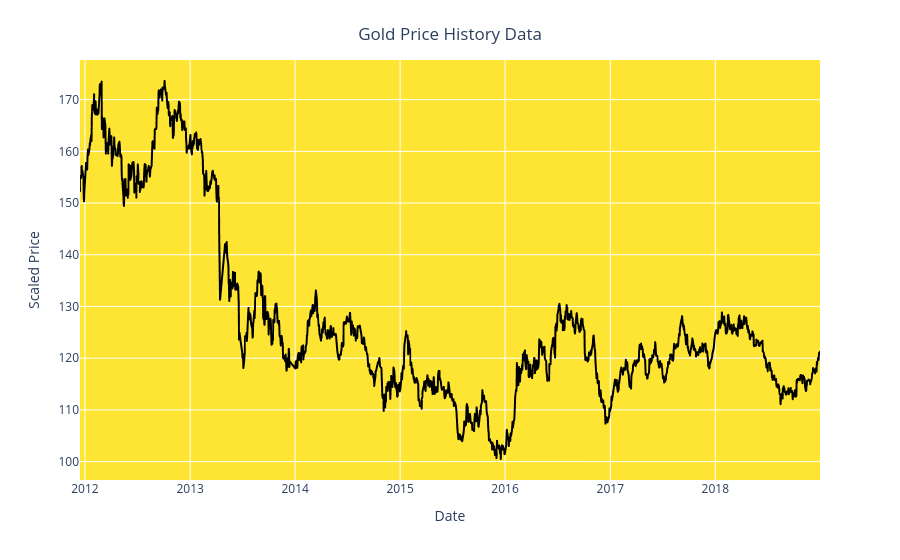

Write notebook code for a chart like this one.
### Markdown cell above
# Step 5: Visualizing Gold Price History Data

__Interactive Gold Price Chart:__

### Code cell
fig = px.line(y=df.Price, x=df.Date)
fig.update_traces(line_color='black') 
fig.update_layout(xaxis_title="Date", 
                  yaxis_title="Scaled Price",
                  title={'text': "Gold Price History Data", 'y':0.95, 'x':0.5, 'xanchor':'center', 'yanchor':'top'},
                  plot_bgcolor='rgba(255,223,0,0.8)')

### Figure 1 — Plotly figure (JSON) as saved in the notebook; plotly's stock layout.template omitted (floating-point values rounded to 4 significant figures; data arrays with more than 128 entries replaced by an {"elided": "..."} marker saying what was removed)
{"data": [{"hovertemplate": "x=%{x}<br>y=%{y}<extra></extra>", "legendgroup": "", "line": {"color": "black", "dash": "solid"}, "marker": {"symbol": "circle"}, "mode": "lines", "name": "", "showlegend": false, "x": {"elided": "1718 str values"}, "xaxis": "x", "y": {"elided": "1718 float values"}, "yaxis": "y", "type": "scattergl"}], "layout": {"xaxis": {"anchor": "y", "domain": [0.0, 1.0], "title": {"text": "Date"}}, "yaxis": {"anchor": "x", "domain": [0.0, 1.0], "title": {"text": "Scaled Price"}}, "legend": {"tracegroupgap": 0}, "margin": {"t": 60}, "title": {"text": "Gold Price History Data", "y": 0.95, "x": 0.5, "xanchor": "center", "yanchor": "top"}, "plot_bgcolor": "rgba(255,223,0,0.8)"}}
